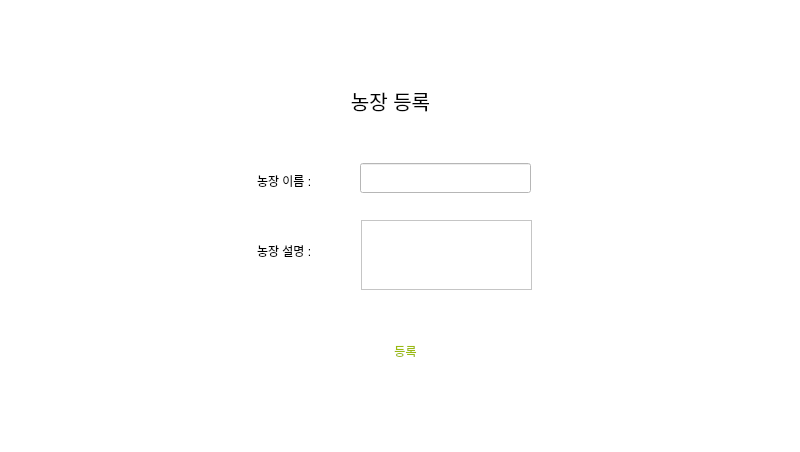
<?xml version="1.0" encoding="UTF-8"?>
<ui version="4.0">
 <class>MainWindow</class>
 <widget class="QMainWindow" name="MainWindow">
  <property name="geometry">
   <rect>
    <x>0</x>
    <y>0</y>
    <width>800</width>
    <height>452</height>
   </rect>
  </property>
  <property name="windowTitle">
   <string>MainWindow</string>
  </property>
  <property name="styleSheet">
   <string notr="true">background-color:white;</string>
  </property>
  <widget class="QWidget" name="centralwidget">
   <widget class="QLabel" name="label">
    <property name="geometry">
     <rect>
      <x>300</x>
      <y>60</y>
      <width>181</width>
      <height>81</height>
     </rect>
    </property>
    <property name="styleSheet">
     <string notr="true">font-size :20px</string>
    </property>
    <property name="text">
     <string>농장 등록</string>
    </property>
    <property name="scaledContents">
     <bool>false</bool>
    </property>
    <property name="alignment">
     <set>Qt::AlignCenter</set>
    </property>
    <property name="wordWrap">
     <bool>false</bool>
    </property>
    <property name="margin">
     <number>0</number>
    </property>
   </widget>
   <widget class="QLabel" name="label_2">
    <property name="geometry">
     <rect>
      <x>257</x>
      <y>170</y>
      <width>81</width>
      <height>22</height>
     </rect>
    </property>
    <property name="text">
     <string>농장 이름 :</string>
    </property>
   </widget>
   <widget class="QLineEdit" name="farm_line">
    <property name="geometry">
     <rect>
      <x>360</x>
      <y>163</y>
      <width>171</width>
      <height>30</height>
     </rect>
    </property>
   </widget>
   <widget class="QLabel" name="label_3">
    <property name="geometry">
     <rect>
      <x>257</x>
      <y>240</y>
      <width>81</width>
      <height>22</height>
     </rect>
    </property>
    <property name="text">
     <string>농장 설명 :</string>
    </property>
   </widget>
   <widget class="QTextEdit" name="farm_text">
    <property name="geometry">
     <rect>
      <x>361</x>
      <y>220</y>
      <width>171</width>
      <height>70</height>
     </rect>
    </property>
   </widget>
   <widget class="QPushButton" name="farm_btn">
    <property name="geometry">
     <rect>
      <x>360</x>
      <y>330</y>
      <width>91</width>
      <height>41</height>
     </rect>
    </property>
    <property name="styleSheet">
     <string notr="true">color: #9aba11;
background-color: white;
border: 2px solid 9aba11;
border-radius:  20px;</string>
    </property>
    <property name="text">
     <string>등록</string>
    </property>
   </widget>
  </widget>
 </widget>
 <resources/>
 <connections>
  <connection>
   <sender>farm_btn</sender>
   <signal>clicked()</signal>
   <receiver>MainWindow</receiver>
   <slot>push()</slot>
   <hints>
    <hint type="sourcelabel">
     <x>424</x>
     <y>347</y>
    </hint>
    <hint type="destinationlabel">
     <x>535</x>
     <y>428</y>
    </hint>
   </hints>
  </connection>
 </connections>
 <slots>
  <slot>push()</slot>
 </slots>
</ui>
